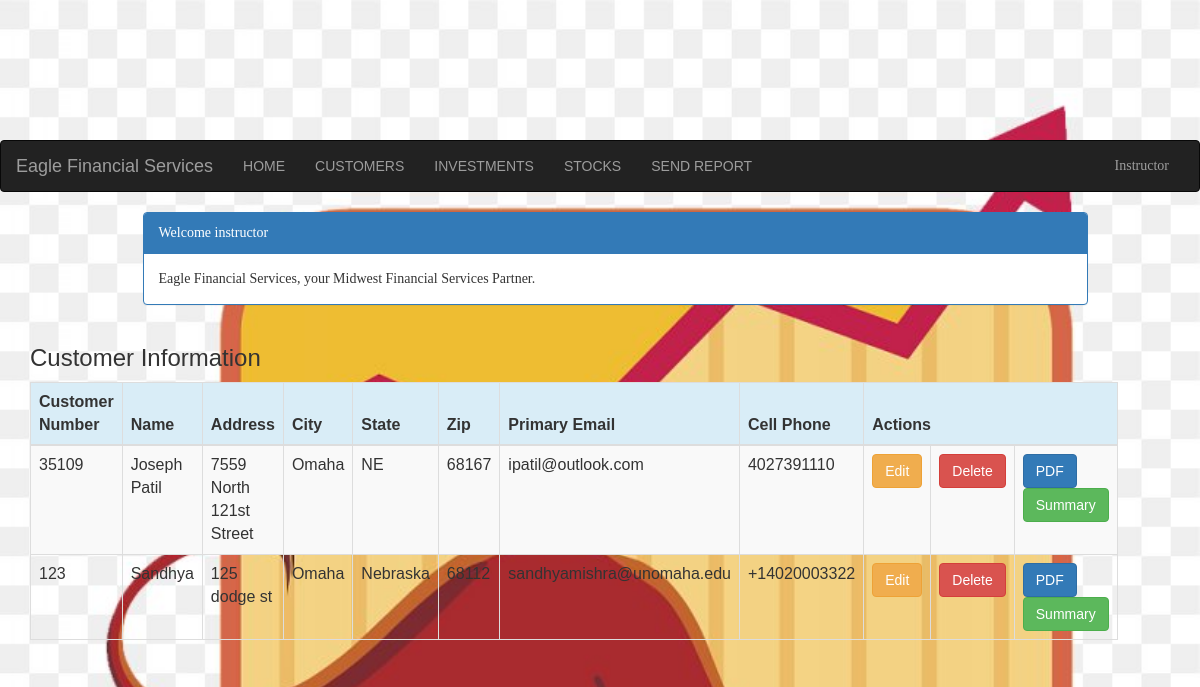
Before: /customer_list (signed in) with the older database file.
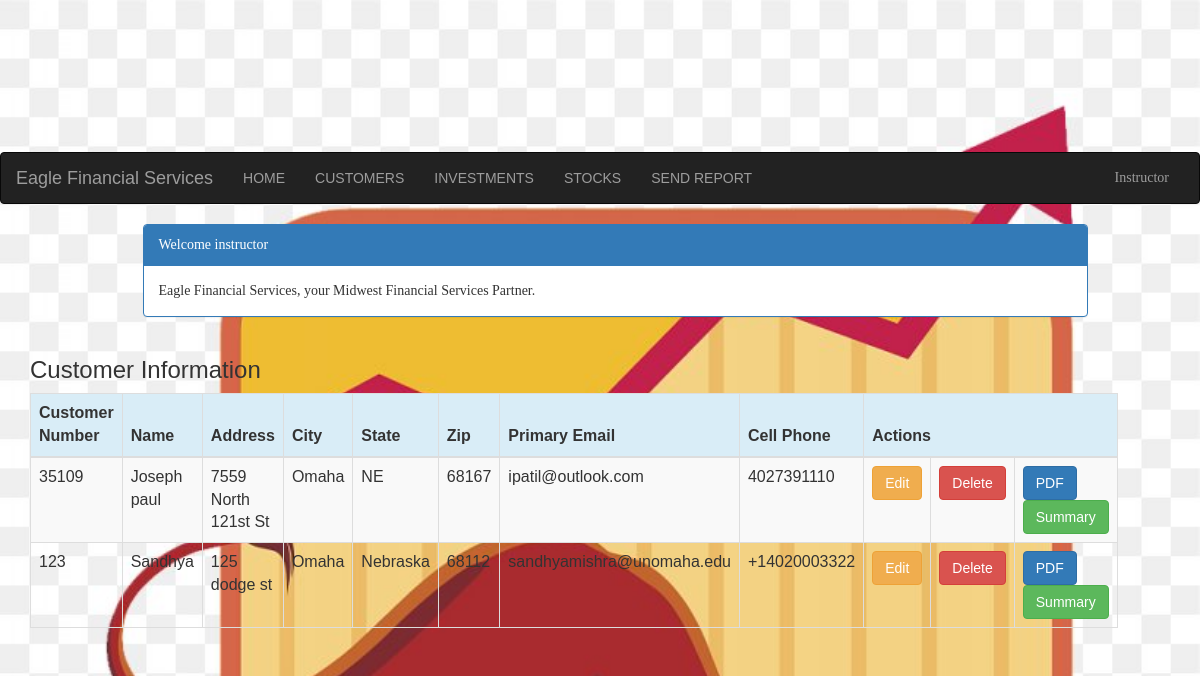
After: the same page with the newer database file.
### portfolio/models.py (models this page shows, shortened)
class Customer(models.Model):
    name = models.CharField(max_length=50)
    address = models.CharField(max_length=200)
    cust_number = models.IntegerField(blank=False, null=False)
    city = models.CharField(max_length=50)
    state = models.CharField(max_length=50)
    zipcode = models.CharField(max_length=10)
    email = models.EmailField(max_length=200)
    cell_phone = models.CharField(max_length=50)
    created_date = models.DateTimeField(
        default=timezone.now)
    updated_date = models.DateTimeField(auto_now_add=True)

### portfolio/views.py (the view)
# urls.py: path('customer_list', views.customer_list, name='customer_list'),
@login_required
def customer_list(request):
    customer = Customer.objects.filter(created_date__lte=timezone.now())
    return render(request, 'portfolio/customer_list.html',
                  {'customers': customer})

### templates/portfolio/customer_list.html (shortened to what this page needs)
{% extends 'portfolio/base.html' %}
{% load static %}
{% block content %}
    <html lang="en">
    <head>
        <link rel="stylesheet" href="https://maxcdn.bootstrapcdn.com/bootstrap/3.3.4/css/bootstrap.min.css">
    </head>
    <body>
    <body>
    <div class="container" >
        <div class="row">
            <div class="col-md-10 col-md-offset-1">
                <div class="panel panel-primary">
                    <div class="panel-heading"style="font-family: 'Arial Black'" >Welcome {{ user.username }}</div>
                    <div class="panel-body" style="font-family: 'Arial Black'">
                        Eagle Financial Services, your Midwest Financial Services Partner.
                    </div>
                </div>
            </div>
        </div>
    </div>
    <div class="row">
        <h3 style="padding-left: 15Px">Customer Information</h3>
    </div>
    <div>
        <table class="table table-striped table-bordered table-hover">
            <thead>
            <tr class="bg-info">
                <th>Customer Number</th>
                <th>Name</th>
                <th>Address</th>
                <th>City</th>
                <th>State</th>
                <th>Zip</th>
                <th>Primary Email</th>
                <th>Cell Phone</th>
                <th colspan="3">Actions</th>
            </tr>
            </thead>
            <tbody>
            {% for customer in customers %}
                <tr>
                    <td>{{ customer.cust_number }}</td>
                    <td>{{ customer.name }}</td>
                    <td>{{ customer.address }}</td>
                    <td>{{ customer.city }}</td>
                    <td>{{ customer.state }}</td>
                    <td>{{ customer.zipcode }}</td>
                    <td>{{ customer.email }}</td>
                    <td>{{ customer.cell_phone }}</td>
                    <td><a href="{% url 'portfolio:customer_edit' pk=customer.pk %}" class="btn btn-warning">Edit</a>
                     <td><a href="{% url 'portfolio:customer_delete' pk=customer.pk %}"
                           onclick="return confirm('Are you sure you want to delete?')"
                           class="btn btn-danger">Delete</a>
                    </td>
                     <td><a  href="{% url 'portfolio:portfolio_pdf' pk=customer.pk %}"
                          class="btn btn-primary">PDF <a  href="{% url 'portfolio:portfolio' pk=customer.pk %}"
                                                          class="btn btn-success">Summary</a></a></td>
                </tr>
            {% endfor %}
            </tbody>
        </table>
    </div>
    </body>
    </html>
{% endblock %}

Changed rows visible on the page:
changed Customer "NE": name "Joseph Patil" → "Joseph paul"; address "7559 North 121st Street" → "7559 North 121st St"
